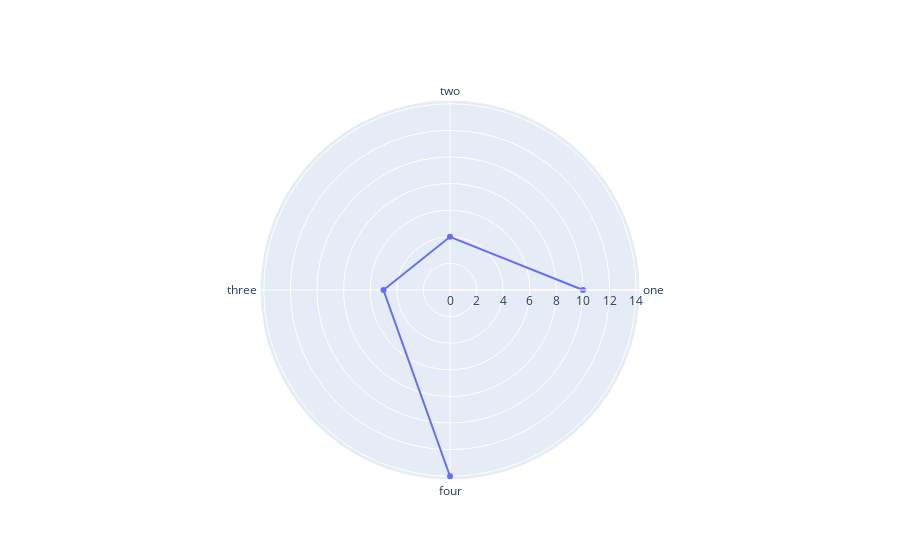

The notebook cell saved with this chart:
### Code cell
trace0 = go.Scatterpolar(r=[10, 4, 5,14],
                         theta=['one', 'two', 'three', 'four'])

fig = go.Figure(data=trace0)
fig.show()

### Figure 1 — Plotly figure (JSON) as saved in the notebook; plotly's stock layout.template omitted (floating-point values rounded to 4 significant figures)
{"data": [{"r": [10, 4, 5, 14], "theta": ["one", "two", "three", "four"], "type": "scatterpolar"}], "layout": {"autosize": true, "polar": {"angularaxis": {"type": "category"}, "radialaxis": {"autorange": true, "range": [0, 14.4], "type": "linear"}}}}
